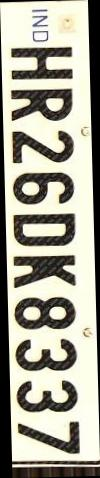
#> input picture deskewed_200.jpg, 100 x 478 px, found by its file name
$ jupyter execute --allow-errors OCR_YOO.ipynb   (shell and % lines are left out)   (older library calls are emulated)
#> lines starting #> are read from the running program, lines starting #| are printed output that depends on the picture; after the words box and inside, x2 and y2 are one past the last pixel; in counts of white or black regions, pixels touching at a corner belong together
**Outline:**

1. Acquiring Dataset
2. Pre-Processing dataset for text region detection
3. Installing ImageAI and Dependencies
4. Initiate our detection model training
5. models Evaluation - To know which model to use
6. Tesseract

**I acquired the data for this task from here - https://dataturks.com/projects/devika.mishra/Indian_Number_plates -**

**Image with bounding box looks like -**


#**Mounting Google Drive and Extracting Data**

[cell 1]
import os #Created a folder with name Algofocus in my drive
os.chdir('/content/drive/My Drive/Algofocus')

**Downloaded this python and json file from her -** https://dataturks.com/projects/devika.mishra/Indian_Number_plates/export

#**Some Pre-processing**

**Our Main Data Folder Should look like this for training YOLOv3 with ImageAI -**

[cell 2]
import imghdr #Checking if all images are valid or not
#> (the rest of this cell did not finish here and is left out)

**Folder contains some gif files which will be deleted using below code**

#> (a cell that did not finish here is left out)

#**Installing Libraries that are compatible with ImageAI**

#**Downloading Pre-Trained Yolov3**

#**Training the Model**

**Now in the below cell detection model trainer is used from imageai library, data_directory is set to the directory of our dataset, object_names_array contains array of our detection classes, pre-trained yolov3 model is used which is trained on coco data set.**

1.   .setModelTypeAsYOLOv3() , This function sets the model type of the object detection training instance to the YOLOv3 model:

2.   .trainer.setDataDirectory() , This function is sets the path to your dataset’s folder:

3.    parameter data_directory (required) : This is the path to your dataset folder.; trainer.setTrainConfig() , This function sets the properties for the training instances:

4.    – parameter object_names_array (required) : This is a list of the names of all the different objects in your dataset.

5.    – parameter batch_size (optional) : This is the batch size for the training instance.

6.    – parameter num_experiments (required) : Also known as epochs, it is the number of times the network will train on all the training.

7.    – parameter train_from_pretrained_model (optional) : This is used to perform transfer learning by specifying the path to a pre-trained YOLOv3 model

[cell 4]
from imageai.Detection.Custom import DetectionModelTrainer

#> (the rest of this cell did not finish here and is left out)

[cell 5]
from imageai.Detection.Custom import DetectionModelTrainer

#> (the rest of this cell did not finish here and is left out)

#**Inference on text region detection Model**

1.   .setModelPath() , This is used to set the file path to your trained model

2.   .setJsonPath() , This is used to set the file path to your configuration json file

3.   parameter configuration_json (required) : This is path to detection_json file

4.   .detectObjectsFromImage() , This is the function that performs object detection task after the model as loaded. It can be called many times to detect objects in any number of images. Find code below:

5.   – parameter input_image (required) : This refers to the path to image file which you want to detect. You can set this parameter to the Numpy array of File stream of any image if you set the paramter input_type to “array” or “stream”

6.   — parameter output_image_path (required only if input_type = “file” ) : This refers to the file path to which the detected image will be saved. It is required only if input_type = “file”

7.   – parameter minimum_percentage_probability (optional ) : This parameter is used to determine the integrity of the detection results. Lowering the value shows more objects while increasing the value ensures objects with the highest accuracy are detected. The default value is 50.

8.   — parameter output_type (optional ) : This parameter is used to set the format in which the detected image will be produced. The available values are “file” and “array”. The default value is “file”. If this parameter is set to “array”, the function will return a Numpy array of the detected image.

9.   — parameter display_percentage_probability (optional ) : This parameter can be used to hide the percentage probability of each object detected in the detected image if set to False. The default values is True.

10.   – parameter display_object_name (optional ) : This parameter can be used to hide the name of each object detected in the detected image if set to False. The default values is True.

11.   — parameter extract_detected_objects (optional ) : This parameter can be used to extract and save/return each object detected in an image as a seperate image. The default values is False.

12.   – parameter thread_safe (optional) : This ensures the loaded detection model works across all threads if set to true.

13.   — returns : The returned values will depend on the parameters parsed into the detectObjectsFromImage()

[cell 6]
os.chdir('/content/')

[cell 7]
from imageai.Detection.Custom import CustomObjectDetection

#> (the rest of this cell did not finish here and is left out)

**Inferencing some random images from web**

[cell 8]
from IPython.display import Image
Image(filename='/content/text_detected_5.jpg')

[cell 9]
Image(filename='/content/text_detected_3.jpg')

[cell 10]
Image(filename='text_detected_4.jpg')

[cell 11]
from IPython.display import Image
Image(filename = '/content/text_detected_lambo.jpg')

#**PyTesseract For Generation of Text**

**Installing Pytesseract**

#**Important Section**

**1st Approach**

[cell 12]
import tempfile

import cv2
import numpy as np
from PIL import Image
import pytesseract

IMAGE_SIZE = 300
BINARY_THREHOLD = 180

def process_image_for_ocr(file_path):
    # TODO : Implement using opencv
    temp_filename = set_image_dpi(file_path)
    im_new = remove_noise_and_smooth(temp_filename)
    return im_new

def set_image_dpi(file_path):
#> called with file_path = '/content/deskewed_200.jpg'
    im = Image.open(file_path)
#> im is the input picture: PIL image 100x478 RGB; mean R, G, B 166.8, 165.1, 150.7
    length_x, width_y = im.size
#> length_x = 100; width_y = 478
    factor = max(1, int(IMAGE_SIZE / length_x))
#> factor = 3
    size = factor * length_x, factor * width_y
#> size = (300, 1434)
    # size = (1800, 1800)
    im_resized = im.resize(size, Image.ANTIALIAS)
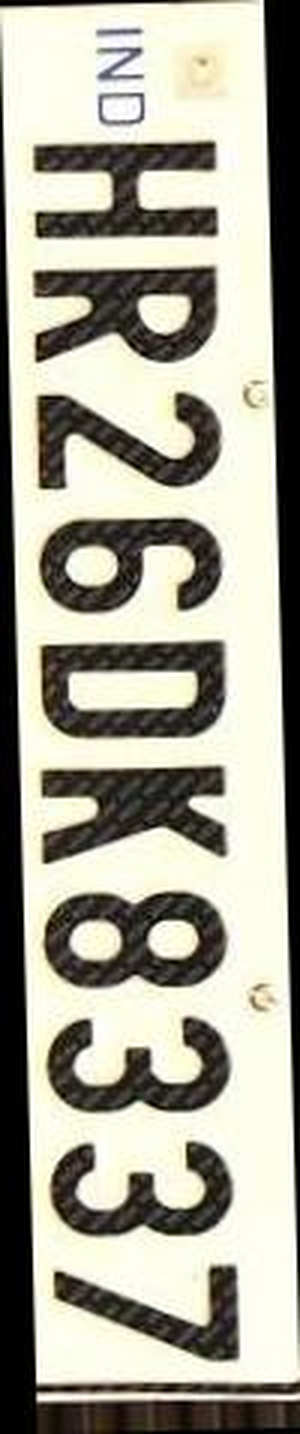
#> im_resized: PIL image 300x1434 RGB; mean R, G, B 166.7, 165, 150.8
#> in remove_noise_and_smooth, `img = cv2.imread(file_name, 0)`:
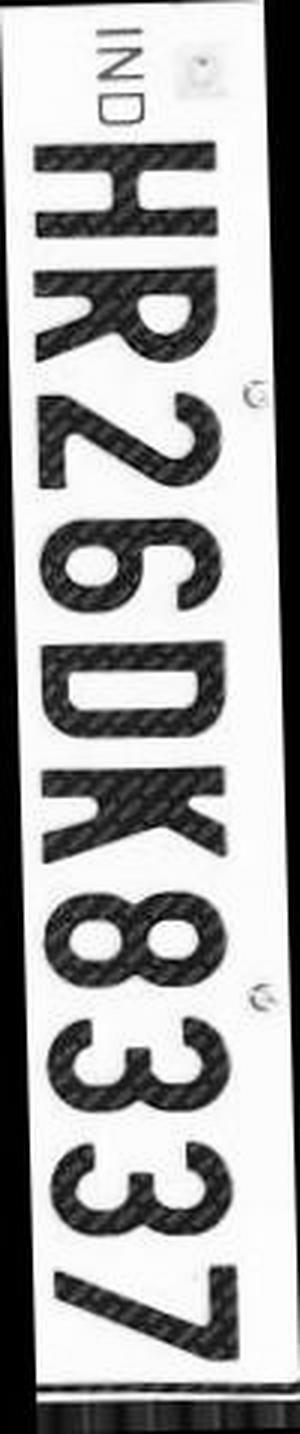
#> img: shape (1434, 300); min 0, max 255, mean 163.9
#> in remove_noise_and_smooth, `filtered = cv2.adaptiveThreshold(img.astype(np.uint8), 255, cv2.ADAPTI..`:
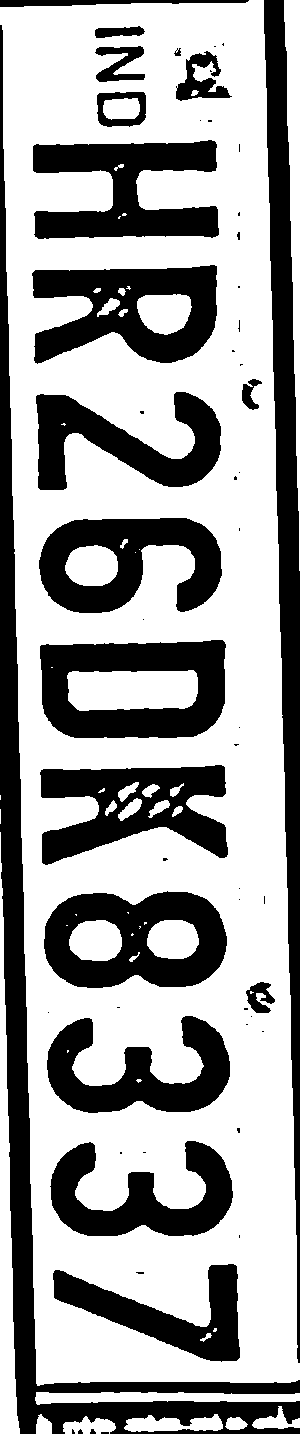
#> filtered: shape (1434, 300); 63.6% white; 58 black regions (37 under 20 px), largest, box (x1, y1, x2, y2) and area: (0, 25, 300, 1434) 29775, (264, 0, 300, 1363) 20450, (40, 640, 226, 738) 11794
    temp_file = tempfile.NamedTemporaryFile(delete=False, suffix='.jpg')
    temp_filename = temp_file.name
    im_resized.save(temp_filename, dpi=(300, 300))
    return temp_filename

def image_smoothening(img):
    ret1, th1 = cv2.threshold(img, BINARY_THREHOLD, 255, cv2.THRESH_BINARY)
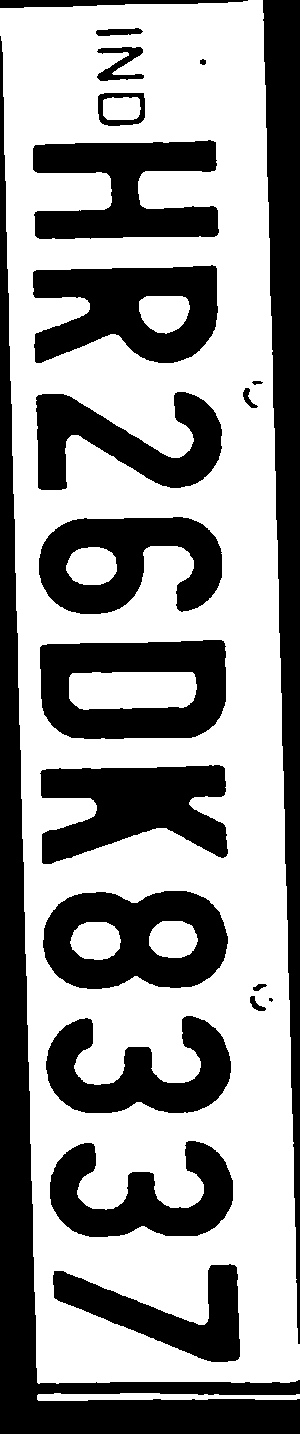
#> th1: shape (1434, 300); 58.9% white; 22 black regions (1 under 20 px), largest, box (x1, y1, x2, y2) and area: (0, 36, 300, 1434) 39876, (263, 0, 300, 1344) 25878, (40, 640, 226, 739) 12490
#> ret1 = 180
    ret2, th2 = cv2.threshold(th1, 0, 255, cv2.THRESH_BINARY + cv2.THRESH_OTSU)
#> ret2 = 0
    blur = cv2.GaussianBlur(th2, (1, 1), 0)
    ret3, th3 = cv2.threshold(blur, 0, 255, cv2.THRESH_BINARY + cv2.THRESH_OTSU)
#> ret3 = 0
    return th3

def remove_noise_and_smooth(file_name):
    img = cv2.imread(file_name, 0)
    filtered = cv2.adaptiveThreshold(img.astype(np.uint8), 255, cv2.ADAPTIVE_THRESH_MEAN_C, cv2.THRESH_BINARY, 41,
                                     3)
    kernel = np.ones((1, 1), np.uint8)
    opening = cv2.morphologyEx(filtered, cv2.MORPH_OPEN, kernel)
    closing = cv2.morphologyEx(opening, cv2.MORPH_CLOSE, kernel)
    img = image_smoothening(img)
    or_image = cv2.bitwise_or(img, closing)
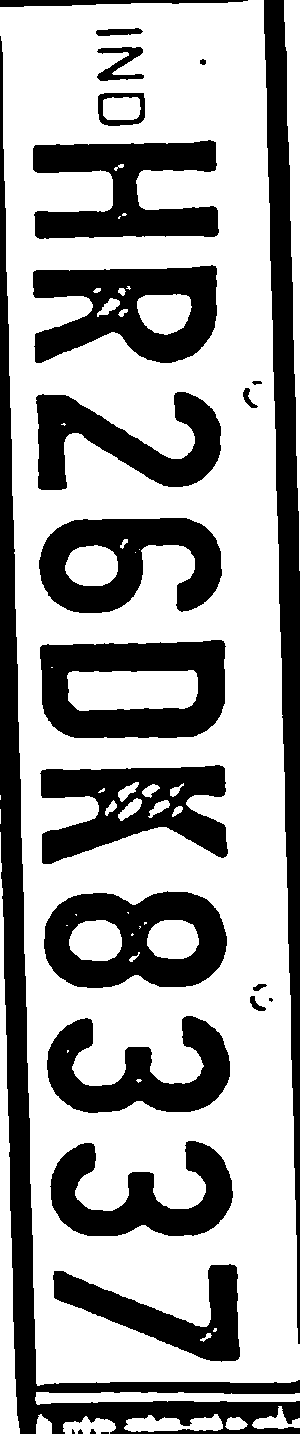
#> or_image: shape (1434, 300); 64.3% white; 26 black regions (4 under 20 px), largest, box (x1, y1, x2, y2) and area: (0, 36, 300, 1434) 29701, (264, 0, 300, 1344) 20384, (40, 640, 226, 738) 11786
    return or_image
